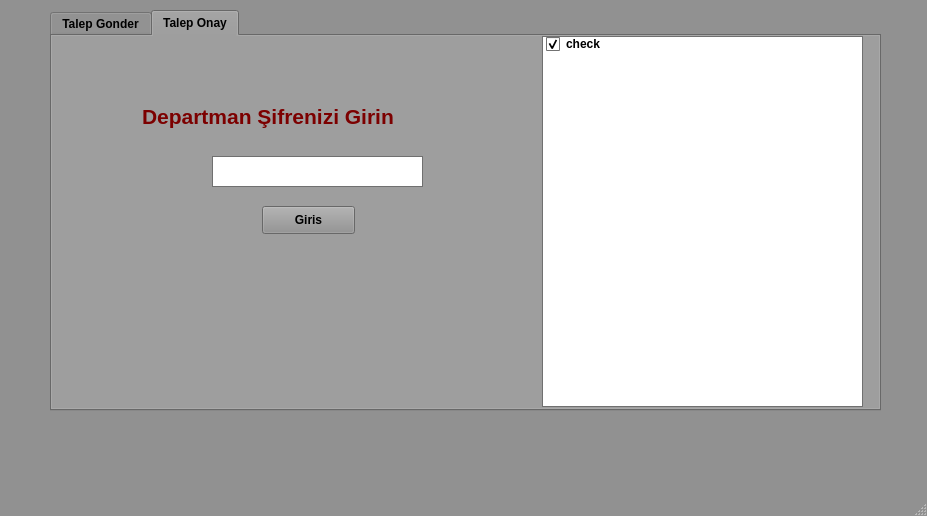
<?xml version="1.0" encoding="UTF-8"?>
<ui version="4.0">
 <class>MainWindow</class>
 <widget class="QMainWindow" name="MainWindow">
  <property name="geometry">
   <rect>
    <x>0</x>
    <y>0</y>
    <width>927</width>
    <height>516</height>
   </rect>
  </property>
  <property name="palette">
   <palette>
    <active>
     <colorrole role="WindowText">
      <brush brushstyle="SolidPattern">
       <color alpha="255">
        <red>0</red>
        <green>0</green>
        <blue>0</blue>
       </color>
      </brush>
     </colorrole>
     <colorrole role="Button">
      <brush brushstyle="SolidPattern">
       <color alpha="255">
        <red>145</red>
        <green>145</green>
        <blue>145</blue>
       </color>
      </brush>
     </colorrole>
     <colorrole role="Light">
      <brush brushstyle="SolidPattern">
       <color alpha="255">
        <red>218</red>
        <green>218</green>
        <blue>218</blue>
       </color>
      </brush>
     </colorrole>
     <colorrole role="Midlight">
      <brush brushstyle="SolidPattern">
       <color alpha="255">
        <red>181</red>
        <green>181</green>
        <blue>181</blue>
       </color>
      </brush>
     </colorrole>
     <colorrole role="Dark">
      <brush brushstyle="SolidPattern">
       <color alpha="255">
        <red>72</red>
        <green>72</green>
        <blue>72</blue>
       </color>
      </brush>
     </colorrole>
     <colorrole role="Mid">
      <brush brushstyle="SolidPattern">
       <color alpha="255">
        <red>97</red>
        <green>97</green>
        <blue>97</blue>
       </color>
      </brush>
     </colorrole>
     <colorrole role="Text">
      <brush brushstyle="SolidPattern">
       <color alpha="255">
        <red>0</red>
        <green>0</green>
        <blue>0</blue>
       </color>
      </brush>
     </colorrole>
     <colorrole role="BrightText">
      <brush brushstyle="SolidPattern">
       <color alpha="255">
        <red>255</red>
        <green>255</green>
        <blue>255</blue>
       </color>
      </brush>
     </colorrole>
     <colorrole role="ButtonText">
      <brush brushstyle="SolidPattern">
       <color alpha="255">
        <red>0</red>
        <green>0</green>
        <blue>0</blue>
       </color>
      </brush>
     </colorrole>
     <colorrole role="Base">
      <brush brushstyle="SolidPattern">
       <color alpha="255">
        <red>255</red>
        <green>255</green>
        <blue>255</blue>
       </color>
      </brush>
     </colorrole>
     <colorrole role="Window">
      <brush brushstyle="SolidPattern">
       <color alpha="255">
        <red>145</red>
        <green>145</green>
        <blue>145</blue>
       </color>
      </brush>
     </colorrole>
     <colorrole role="Shadow">
      <brush brushstyle="SolidPattern">
       <color alpha="255">
        <red>0</red>
        <green>0</green>
        <blue>0</blue>
       </color>
      </brush>
     </colorrole>
     <colorrole role="AlternateBase">
      <brush brushstyle="SolidPattern">
       <color alpha="255">
        <red>200</red>
        <green>200</green>
        <blue>200</blue>
       </color>
      </brush>
     </colorrole>
     <colorrole role="ToolTipBase">
      <brush brushstyle="SolidPattern">
       <color alpha="255">
        <red>255</red>
        <green>255</green>
        <blue>220</blue>
       </color>
      </brush>
     </colorrole>
     <colorrole role="ToolTipText">
      <brush brushstyle="SolidPattern">
       <color alpha="255">
        <red>0</red>
        <green>0</green>
        <blue>0</blue>
       </color>
      </brush>
     </colorrole>
    </active>
    <inactive>
     <colorrole role="WindowText">
      <brush brushstyle="SolidPattern">
       <color alpha="255">
        <red>0</red>
        <green>0</green>
        <blue>0</blue>
       </color>
      </brush>
     </colorrole>
     <colorrole role="Button">
      <brush brushstyle="SolidPattern">
       <color alpha="255">
        <red>145</red>
        <green>145</green>
        <blue>145</blue>
       </color>
      </brush>
     </colorrole>
     <colorrole role="Light">
      <brush brushstyle="SolidPattern">
       <color alpha="255">
        <red>218</red>
        <green>218</green>
        <blue>218</blue>
       </color>
      </brush>
     </colorrole>
     <colorrole role="Midlight">
      <brush brushstyle="SolidPattern">
       <color alpha="255">
        <red>181</red>
        <green>181</green>
        <blue>181</blue>
       </color>
      </brush>
     </colorrole>
     <colorrole role="Dark">
      <brush brushstyle="SolidPattern">
       <color alpha="255">
        <red>72</red>
        <green>72</green>
        <blue>72</blue>
       </color>
      </brush>
     </colorrole>
     <colorrole role="Mid">
      <brush brushstyle="SolidPattern">
       <color alpha="255">
        <red>97</red>
        <green>97</green>
        <blue>97</blue>
       </color>
      </brush>
     </colorrole>
     <colorrole role="Text">
      <brush brushstyle="SolidPattern">
       <color alpha="255">
        <red>0</red>
        <green>0</green>
        <blue>0</blue>
       </color>
      </brush>
     </colorrole>
     <colorrole role="BrightText">
      <brush brushstyle="SolidPattern">
       <color alpha="255">
        <red>255</red>
        <green>255</green>
        <blue>255</blue>
       </color>
      </brush>
     </colorrole>
     <colorrole role="ButtonText">
      <brush brushstyle="SolidPattern">
       <color alpha="255">
        <red>0</red>
        <green>0</green>
        <blue>0</blue>
       </color>
      </brush>
     </colorrole>
     <colorrole role="Base">
      <brush brushstyle="SolidPattern">
       <color alpha="255">
        <red>255</red>
        <green>255</green>
        <blue>255</blue>
       </color>
      </brush>
     </colorrole>
     <colorrole role="Window">
      <brush brushstyle="SolidPattern">
       <color alpha="255">
        <red>145</red>
        <green>145</green>
        <blue>145</blue>
       </color>
      </brush>
     </colorrole>
     <colorrole role="Shadow">
      <brush brushstyle="SolidPattern">
       <color alpha="255">
        <red>0</red>
        <green>0</green>
        <blue>0</blue>
       </color>
      </brush>
     </colorrole>
     <colorrole role="AlternateBase">
      <brush brushstyle="SolidPattern">
       <color alpha="255">
        <red>200</red>
        <green>200</green>
        <blue>200</blue>
       </color>
      </brush>
     </colorrole>
     <colorrole role="ToolTipBase">
      <brush brushstyle="SolidPattern">
       <color alpha="255">
        <red>255</red>
        <green>255</green>
        <blue>220</blue>
       </color>
      </brush>
     </colorrole>
     <colorrole role="ToolTipText">
      <brush brushstyle="SolidPattern">
       <color alpha="255">
        <red>0</red>
        <green>0</green>
        <blue>0</blue>
       </color>
      </brush>
     </colorrole>
    </inactive>
    <disabled>
     <colorrole role="WindowText">
      <brush brushstyle="SolidPattern">
       <color alpha="255">
        <red>72</red>
        <green>72</green>
        <blue>72</blue>
       </color>
      </brush>
     </colorrole>
     <colorrole role="Button">
      <brush brushstyle="SolidPattern">
       <color alpha="255">
        <red>145</red>
        <green>145</green>
        <blue>145</blue>
       </color>
      </brush>
     </colorrole>
     <colorrole role="Light">
      <brush brushstyle="SolidPattern">
       <color alpha="255">
        <red>218</red>
        <green>218</green>
        <blue>218</blue>
       </color>
      </brush>
     </colorrole>
     <colorrole role="Midlight">
      <brush brushstyle="SolidPattern">
       <color alpha="255">
        <red>181</red>
        <green>181</green>
        <blue>181</blue>
       </color>
      </brush>
     </colorrole>
     <colorrole role="Dark">
      <brush brushstyle="SolidPattern">
       <color alpha="255">
        <red>72</red>
        <green>72</green>
        <blue>72</blue>
       </color>
      </brush>
     </colorrole>
     <colorrole role="Mid">
      <brush brushstyle="SolidPattern">
       <color alpha="255">
        <red>97</red>
        <green>97</green>
        <blue>97</blue>
       </color>
      </brush>
     </colorrole>
     <colorrole role="Text">
      <brush brushstyle="SolidPattern">
       <color alpha="255">
        <red>72</red>
        <green>72</green>
        <blue>72</blue>
       </color>
      </brush>
     </colorrole>
     <colorrole role="BrightText">
      <brush brushstyle="SolidPattern">
       <color alpha="255">
        <red>255</red>
        <green>255</green>
        <blue>255</blue>
       </color>
      </brush>
     </colorrole>
     <colorrole role="ButtonText">
      <brush brushstyle="SolidPattern">
       <color alpha="255">
        <red>72</red>
        <green>72</green>
        <blue>72</blue>
       </color>
      </brush>
     </colorrole>
     <colorrole role="Base">
      <brush brushstyle="SolidPattern">
       <color alpha="255">
        <red>145</red>
        <green>145</green>
        <blue>145</blue>
       </color>
      </brush>
     </colorrole>
     <colorrole role="Window">
      <brush brushstyle="SolidPattern">
       <color alpha="255">
        <red>145</red>
        <green>145</green>
        <blue>145</blue>
       </color>
      </brush>
     </colorrole>
     <colorrole role="Shadow">
      <brush brushstyle="SolidPattern">
       <color alpha="255">
        <red>0</red>
        <green>0</green>
        <blue>0</blue>
       </color>
      </brush>
     </colorrole>
     <colorrole role="AlternateBase">
      <brush brushstyle="SolidPattern">
       <color alpha="255">
        <red>145</red>
        <green>145</green>
        <blue>145</blue>
       </color>
      </brush>
     </colorrole>
     <colorrole role="ToolTipBase">
      <brush brushstyle="SolidPattern">
       <color alpha="255">
        <red>255</red>
        <green>255</green>
        <blue>220</blue>
       </color>
      </brush>
     </colorrole>
     <colorrole role="ToolTipText">
      <brush brushstyle="SolidPattern">
       <color alpha="255">
        <red>0</red>
        <green>0</green>
        <blue>0</blue>
       </color>
      </brush>
     </colorrole>
    </disabled>
   </palette>
  </property>
  <property name="font">
   <font>
    <weight>75</weight>
    <bold>true</bold>
    <underline>false</underline>
    <strikeout>false</strikeout>
   </font>
  </property>
  <property name="acceptDrops">
   <bool>false</bool>
  </property>
  <property name="windowTitle">
   <string>MainWindow</string>
  </property>
  <widget class="QWidget" name="centralwidget">
   <widget class="QTabWidget" name="tab_3">
    <property name="enabled">
     <bool>true</bool>
    </property>
    <property name="geometry">
     <rect>
      <x>50</x>
      <y>10</y>
      <width>831</width>
      <height>401</height>
     </rect>
    </property>
    <property name="toolTip">
     <string>&lt;html&gt;&lt;head/&gt;&lt;body&gt;&lt;p&gt;&lt;br/&gt;&lt;/p&gt;&lt;/body&gt;&lt;/html&gt;</string>
    </property>
    <property name="whatsThis">
     <string>&lt;html&gt;&lt;head/&gt;&lt;body&gt;&lt;p&gt;&lt;br/&gt;&lt;/p&gt;&lt;/body&gt;&lt;/html&gt;</string>
    </property>
    <property name="currentIndex">
     <number>1</number>
    </property>
    <widget class="QWidget" name="tab">
     <attribute name="title">
      <string>Talep Gonder</string>
     </attribute>
     <widget class="QLabel" name="label">
      <property name="geometry">
       <rect>
        <x>80</x>
        <y>110</y>
        <width>55</width>
        <height>16</height>
       </rect>
      </property>
      <property name="text">
       <string>İsim</string>
      </property>
     </widget>
     <widget class="QDateEdit" name="dateEdit">
      <property name="geometry">
       <rect>
        <x>140</x>
        <y>180</y>
        <width>110</width>
        <height>22</height>
       </rect>
      </property>
     </widget>
     <widget class="QLabel" name="label_2">
      <property name="geometry">
       <rect>
        <x>80</x>
        <y>150</y>
        <width>55</width>
        <height>16</height>
       </rect>
      </property>
      <property name="text">
       <string>Soyisim</string>
      </property>
     </widget>
     <widget class="QTextEdit" name="soyisim">
      <property name="geometry">
       <rect>
        <x>140</x>
        <y>140</y>
        <width>231</width>
        <height>31</height>
       </rect>
      </property>
     </widget>
     <widget class="QPushButton" name="pushButton">
      <property name="geometry">
       <rect>
        <x>150</x>
        <y>230</y>
        <width>93</width>
        <height>28</height>
       </rect>
      </property>
      <property name="text">
       <string>Gonder</string>
      </property>
     </widget>
     <widget class="QLabel" name="label_3">
      <property name="geometry">
       <rect>
        <x>80</x>
        <y>180</y>
        <width>55</width>
        <height>16</height>
       </rect>
      </property>
      <property name="text">
       <string>Tarih</string>
      </property>
     </widget>
     <widget class="QTextEdit" name="isim">
      <property name="geometry">
       <rect>
        <x>140</x>
        <y>100</y>
        <width>231</width>
        <height>31</height>
       </rect>
      </property>
     </widget>
     <widget class="QWidget" name="horizontalLayoutWidget_2">
      <property name="geometry">
       <rect>
        <x>420</x>
        <y>30</y>
        <width>401</width>
        <height>331</height>
       </rect>
      </property>
      <layout class="QHBoxLayout" name="horizontalLayout_2">
       <item>
        <widget class="QListWidget" name="gecmisList">
         <property name="font">
          <font>
           <strikeout>false</strikeout>
          </font>
         </property>
         <item>
          <property name="text">
           <string>New Item</string>
          </property>
          <property name="flags">
           <set>ItemIsSelectable|ItemIsEditable|ItemIsDragEnabled|ItemIsUserCheckable|ItemIsEnabled</set>
          </property>
         </item>
        </widget>
       </item>
      </layout>
     </widget>
     <widget class="QLabel" name="label_5">
      <property name="geometry">
       <rect>
        <x>570</x>
        <y>0</y>
        <width>121</width>
        <height>21</height>
       </rect>
      </property>
      <property name="text">
       <string>&lt;html&gt;&lt;head/&gt;&lt;body&gt;&lt;p&gt;&lt;span style=&quot; font-size:9pt; font-weight:600; text-decoration: underline;&quot;&gt;Geçmiş Talepler&lt;/span&gt;&lt;/p&gt;&lt;/body&gt;&lt;/html&gt;</string>
      </property>
     </widget>
     <widget class="QPushButton" name="pushButton_2">
      <property name="geometry">
       <rect>
        <x>150</x>
        <y>270</y>
        <width>93</width>
        <height>28</height>
       </rect>
      </property>
      <property name="text">
       <string>Sil</string>
      </property>
     </widget>
    </widget>
    <widget class="QWidget" name="tab_2">
     <attribute name="title">
      <string>Talep Onay</string>
     </attribute>
     <widget class="QTextEdit" name="sifre">
      <property name="geometry">
       <rect>
        <x>160</x>
        <y>120</y>
        <width>211</width>
        <height>31</height>
       </rect>
      </property>
     </widget>
     <widget class="QPushButton" name="girisBtn">
      <property name="geometry">
       <rect>
        <x>210</x>
        <y>170</y>
        <width>93</width>
        <height>28</height>
       </rect>
      </property>
      <property name="text">
       <string>Giris</string>
      </property>
     </widget>
     <widget class="QLabel" name="label_4">
      <property name="geometry">
       <rect>
        <x>90</x>
        <y>60</y>
        <width>351</width>
        <height>41</height>
       </rect>
      </property>
      <property name="text">
       <string>&lt;html&gt;&lt;head/&gt;&lt;body&gt;&lt;p&gt;&lt;span style=&quot; font-size:16pt; color:#7c0000;&quot;&gt;Departman Şifrenizi Girin&lt;/span&gt;&lt;/p&gt;&lt;/body&gt;&lt;/html&gt;</string>
      </property>
     </widget>
     <widget class="QWidget" name="horizontalLayoutWidget">
      <property name="geometry">
       <rect>
        <x>490</x>
        <y>0</y>
        <width>321</width>
        <height>371</height>
       </rect>
      </property>
      <layout class="QHBoxLayout" name="horizontalLayout">
       <item>
        <widget class="QListWidget" name="tumList">
         <item>
          <property name="text">
           <string>check</string>
          </property>
          <property name="checkState">
           <enum>Checked</enum>
          </property>
         </item>
        </widget>
       </item>
      </layout>
     </widget>
    </widget>
   </widget>
  </widget>
  <widget class="QMenuBar" name="menubar">
   <property name="geometry">
    <rect>
     <x>0</x>
     <y>0</y>
     <width>927</width>
     <height>26</height>
    </rect>
   </property>
  </widget>
  <widget class="QStatusBar" name="statusbar"/>
 </widget>
 <resources/>
 <connections/>
</ui>
